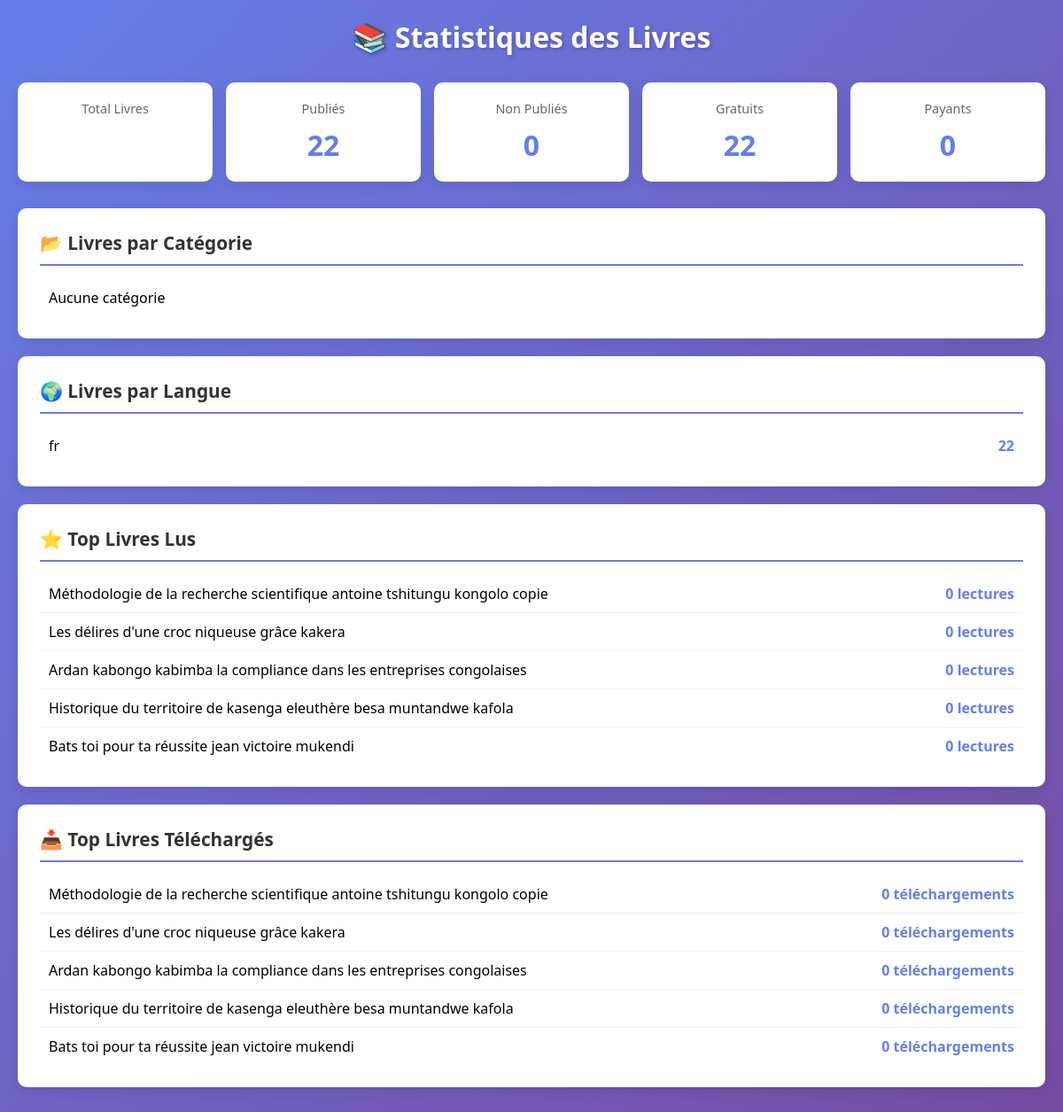
Before: /fr/book-statistics/ (signed in) with the older database file.
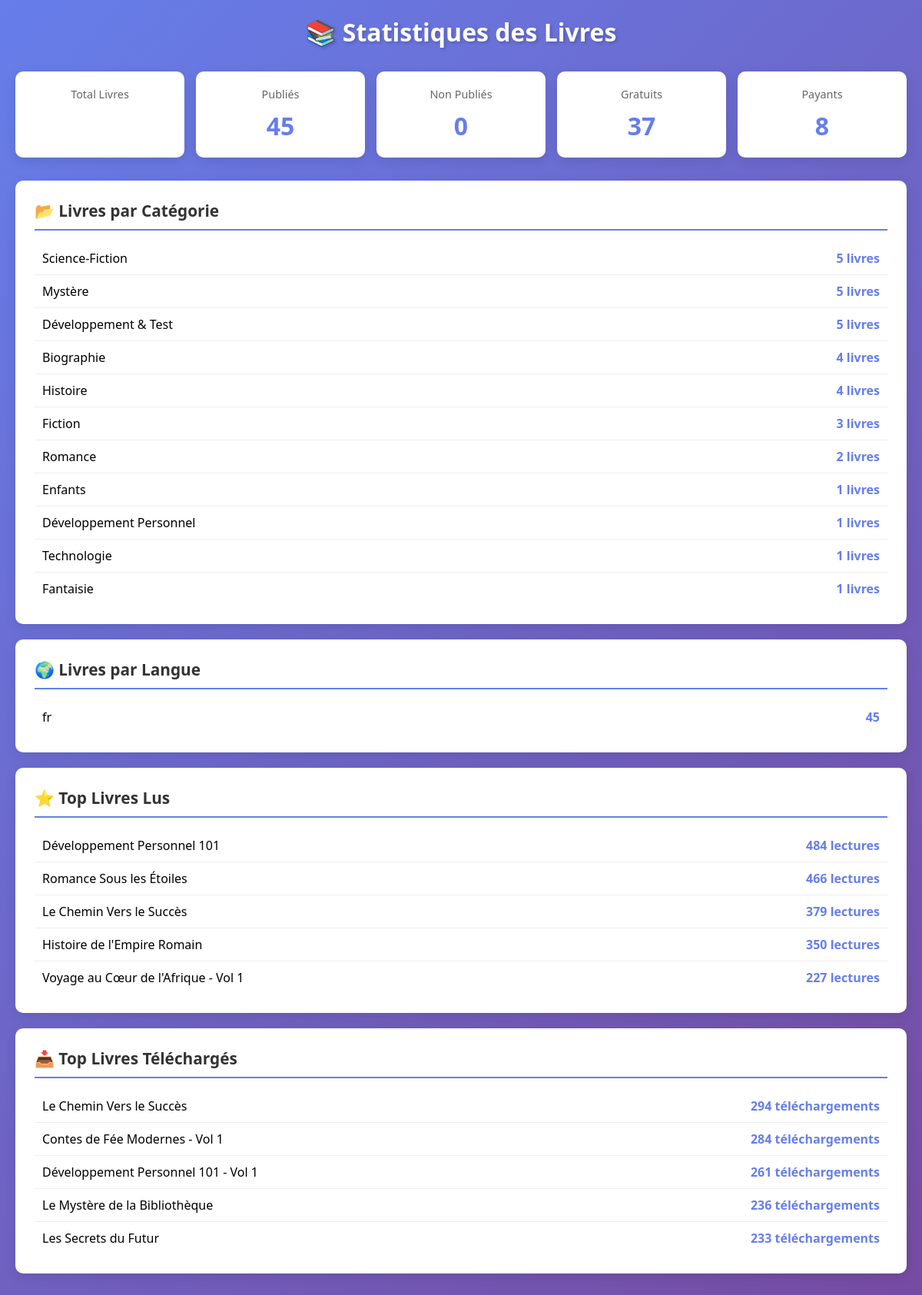
After: the same page with the newer database file.
### catalogue/models.py (models this page shows, shortened)
class Book(models.Model):
    GENRE_CHOICES = [
        ("fiction", _("Fiction")),
        ("non_fiction", _("Non-fiction")),
        ("science", _("Science")),
        ("history", _("Histoire")),
        ("biography", _("Biographie")),
        ("children", _("Enfants")),
        ("poetry", _("Poésie")),
        ("drama", _("Drame")),
        ("mystery", _("Mystère")),
        ("romance", _("Romance")),
        ("fantasy", _("Fantasy")),
        ("self_help", _("Développement personnel")),
        ("other", _("Autre")),
    ]
    LANGUAGE_CHOICES = [
        ("fr", _("Français")),
        ("en", _("Anglais")),
        ("ar", _("Arabe")),
        ("de", _("Allemand")),
        ("es", _("Espagnol")),
        ("pt", _("Portugais")),
        ("sw", _("Swahili")),
        ("other", _("Autre")),
    ]
    id = models.UUIDField(primary_key=True, default=uuid.uuid4, editable=False)
    title = models.CharField(_("Titre"), max_length=255)
    description = models.TextField(_("Description"), blank=True)
    isbn = models.CharField(_("ISBN"), max_length=20, unique=True)
    pages_count = models.PositiveIntegerField(_("Nombre de pages"), null=True, blank=True)
    publication_date = models.DateField(_("Date de publication"), null=True, blank=True)
    language = models.CharField(
        _("Langue"),
        max_length=10,
        choices=LANGUAGE_CHOICES,
        default="fr"
    )
    genre = models.CharField(
        _("Genre"),
        max_length=50,
        choices=GENRE_CHOICES,
        default="other"
    )
    cover = models.ImageField(
        _("Couverture"),
        upload_to="books/covers/%Y/%m/",
        null=True,
        blank=True
    )
    pdf_file = models.FileField(
        _("Fichier PDF"),
        upload_to="books/pdf/%Y/%m/",
        null=True,
        blank=True
    )
    epub_file = models.FileField(
        _("Fichier EPUB"),
        upload_to="books/epub/%Y/%m/",
        null=True,
        blank=True
    )
    price = models.DecimalField(
        _("Prix"),
        max_digits=8,
        decimal_places=2,
        default=0,
        validators=[MinValueValidator(0)]
    )
    discount_percentage = models.IntegerField(
        _("Pourcentage de réduction"),
        default=0,
        validators=[MinValueValidator(0), MaxValueValidator(100)]
    )
    is_paid = models.BooleanField(_("Payant"), default=False)
    free_pages_count = models.PositiveIntegerField(
        _("Nombre de pages libres"),
        default=0,
        help_text=_("Nombre de pages accessibles gratuitement (0 = aucune preview)")
    )
    downloads_count = models.PositiveIntegerField(_("Nombre de téléchargements"), default=0)
    reads_count = models.PositiveIntegerField(_("Nombre de lectures"), default=0)
    rating = models.DecimalField(
        _("Note"),
        max_digits=3,
        decimal_places=2,
        default=0,
        validators=[MinValueValidator(0), MaxValueValidator(5)]
    )
    rating_count = models.PositiveIntegerField(_("Nombre d'évaluations"), default=0)
    authors = models.ManyToManyField(Author, through="AuthorBook", related_name="books", blank=True)
    libraries = models.ManyToManyField(Library, through="LibraryBook", related_name="books", blank=True)
    is_published = models.BooleanField(_("Publié"), default=True)
    created_at = models.DateTimeField(_("Créé"), auto_now_add=True)
    updated_at = models.DateTimeField(_("Modifié"), auto_now=True)
    class Meta:
        verbose_name = _("Livre")
        verbose_name_plural = _("Livres")
        ordering = ["-created_at"]
        indexes = [
            models.Index(fields=["isbn"]),
            models.Index(fields=["title"]),
            models.Index(fields=["is_published"]),
            models.Index(fields=["genre"]),
        ]

class Category(models.Model):
    id = models.UUIDField(primary_key=True, default=uuid.uuid4, editable=False)
    name = models.CharField(_("Nom"), max_length=200, unique=True)
    description = models.TextField(_("Description"), blank=True)
    slug = models.SlugField(_("Slug"), unique=True)
    parent = models.ForeignKey(
        'self',
        on_delete=models.SET_NULL,
        null=True,
        blank=True,
        related_name='children',
        verbose_name=_("Catégorie parent")
    )
    icon = models.CharField(
        _("Icône"),
        max_length=50,
        blank=True,
        help_text=_("Nom d'icône FontAwesome (ex: fas fa-book)")
    )
    color = models.CharField(
        _("Couleur"),
        max_length=7,
        blank=True,
        help_text=_("Code couleur hex (ex: #FF5733)")
    )
    order = models.PositiveIntegerField(_("Ordre"), default=0)
    is_active = models.BooleanField(_("Actif"), default=True)
    created_at = models.DateTimeField(_("Créé"), auto_now_add=True)
    updated_at = models.DateTimeField(_("Modifié"), auto_now=True)
    class Meta:
        verbose_name = _("Catégorie")
        verbose_name_plural = _("Catégories")
        ordering = ['parent', 'order', 'name']
        indexes = [
            models.Index(fields=['slug']),
            models.Index(fields=['is_active']),
        ]

### catalogue/dashboard_views.py (the view)
# urls.py: path("book-statistics/", book_statistics, name='book_statistics'),
@staff_member_required
def book_statistics(request):
    published = Book.objects.filter(is_published=True).count()
    unpublished = Book.objects.filter(is_published=False).count()
    free = Book.objects.filter(is_paid=False).count()
    paid = Book.objects.filter(is_paid=True).count()
    by_category = Category.objects.annotate(
        book_count=Count('books')
    ).values('name', 'book_count').order_by('-book_count')
    by_language = Book.objects.values('language').annotate(
        count=Count('id')
    ).order_by('-count')
    by_genre = Book.objects.values('genre').annotate(
        count=Count('id')
    ).order_by('-count')
    top_read = Book.objects.all().order_by('-reads_count')[:5]
    top_downloaded = Book.objects.all().order_by('-downloads_count')[:5]
    price_stats = Book.objects.filter(is_paid=True).aggregate(
        avg_price=Avg('price'),
        min_price=Min('price'),
        max_price=Max('price'),
        total_price=Sum('price'),
    )
    context = {
        'page_title': 'Statistiques des Livres',
        'published': published,
        'unpublished': unpublished,
        'free': free,
        'paid': paid,
        'by_category': list(by_category),
        'by_language': list(by_language),
        'by_genre': list(by_genre),
        'top_read': top_read,
        'top_downloaded': top_downloaded,
        'price_stats': price_stats,
    }
    return render(request, 'admin/book_statistics.html', context)

### catalogue/context_processors.py (called while the page is built)
def site_configuration(request):
    return {
        'site_config': SiteConfiguration.load()
    }

def featured_books(request):
    try:
        books = Book.objects.annotate(
            popularity_score = (
                Coalesce(F('reads_count'), 0) * 0.3 +
                Coalesce(F('downloads_count'), 0) * 0.4 +
                (Coalesce(F('rating'), 0) * 30)
            )
        ).filter(is_published=True).order_by('-popularity_score', '-created_at')[:8]
    except Exception:
        books = Book.objects.filter(is_published=True).order_by('-created_at')[:8]
    return {'featured_books': books}

def site_categories(request):
    try:
        categories = Category.objects.all()[:10]
    except Exception:
        categories = []
    return {'site_categories': categories}

### catalogue/models.py (called while the page is built)
    @classmethod
    def load(cls):
        obj, created = cls.objects.get_or_create(pk=1)
        return obj

### config/pwa_config.py (called while the page is built)
    def __call__(self, request):
        response = self.get_response(request)
        response['Service-Worker-Allowed'] = '/'
        if request.path.startswith('/static/'):
            response['Cache-Control'] = f'public, max-age={PWAConfig.CACHE_MAX_AGE["static"]}'
        elif request.path.startswith('/media/'):
            response['Cache-Control'] = f'public, max-age={PWAConfig.CACHE_MAX_AGE["images"]}'
        elif request.path.startswith('/api/'):
            response['Cache-Control'] = f'public, max-age={PWAConfig.CACHE_MAX_AGE["api"]}'
        return response

### templates/admin/book_statistics.html (shortened to what this page needs)
<!DOCTYPE html>
<html lang="fr">
<head>
</head>
<body>
    <div class="container">
        <h1>📚 Statistiques des Livres</h1>
        <div class="stats-grid">
            <div class="stat-card">
                <div class="label">Total Livres</div>
            </div>
            <div class="stat-card">
                <div class="label">Publiés</div>
                <div class="value">{{ published }}</div>
            </div>
            <div class="stat-card">
                <div class="label">Non Publiés</div>
                <div class="value">{{ unpublished }}</div>
            </div>
            <div class="stat-card">
                <div class="label">Gratuits</div>
                <div class="value">{{ free }}</div>
            </div>
            <div class="stat-card">
                <div class="label">Payants</div>
                <div class="value">{{ paid }}</div>
            </div>
        </div>
        <div class="section">
            <h2>📂 Livres par Catégorie</h2>
            <ul class="item-list">
                {% for cat in by_category %}
                <li>
                    <span>{{ cat.name }}</span>
                    <strong>{{ cat.book_count }} livres</strong>
                </li>
                {% empty %}
                <li>Aucune catégorie</li>
                {% endfor %}
            </ul>
        </div>
        <div class="section">
            <h2>🌍 Livres par Langue</h2>
            <ul class="item-list">
                {% for lang in by_language %}
                <li>
                    <span>{{ lang.language|default:"Non spécifiée" }}</span>
                    <strong>{{ lang.count }}</strong>
                </li>
                {% empty %}
                <li>Aucune donnée</li>
                {% endfor %}
            </ul>
        </div>
        <div class="section">
            <h2>⭐ Top Livres Lus</h2>
            <ul class="item-list">
                {% for book in top_read %}
                <li>
                    <span>{{ book.title }}</span>
                    <strong>{{ book.reads_count }} lectures</strong>
                </li>
                {% empty %}
                <li>Aucun livre</li>
                {% endfor %}
            </ul>
        </div>
        <div class="section">
            <h2>📥 Top Livres Téléchargés</h2>
            <ul class="item-list">
                {% for book in top_downloaded %}
                <li>
                    <span>{{ book.title }}</span>
                    <strong>{{ book.downloads_count }} téléchargements</strong>
                </li>
                {% empty %}
                <li>Aucun livre</li>
                {% endfor %}
            </ul>
        </div>
    </div>
</body>
</html>

### templates/admin/book_statistics.html (style rules this page uses)
* { margin: 0; padding: 0; box-sizing: border-box; }
body { font-family: 'Segoe UI', Tahoma, Geneva, Verdana, sans-serif; background: linear-gradient(135deg, #667eea 0%, #764ba2 100%); min-height: 100vh; padding: 20px; }
.container { max-width: 1200px; margin: 0 auto; }
h1 { color: white; text-align: center; margin-bottom: 30px; text-shadow: 2px 2px 4px rgba(0, 0, 0, 0.2); }
.stats-grid { display: grid; grid-template-columns: repeat(auto-fit, minmax(200px, 1fr)); gap: 15px; margin-bottom: 30px; }
.stat-card { background: white; border-radius: 10px; padding: 20px; text-align: center; box-shadow: 0 4px 15px rgba(0, 0, 0, 0.1); }
.stat-card .label { font-size: 0.9em; color: #666; margin-bottom: 10px; }
.stat-card .value { font-size: 2em; font-weight: bold; color: #667eea; }
.section { background: white; border-radius: 10px; padding: 25px; margin-bottom: 20px; box-shadow: 0 4px 15px rgba(0, 0, 0, 0.1); }
.section h2 { font-size: 1.3em; color: #333; margin-bottom: 15px; border-bottom: 2px solid #667eea; padding-bottom: 10px; }
.item-list { list-style: none; }
.item-list li { padding: 10px; border-bottom: 1px solid #eee; display: flex; justify-content: space-between; align-items: center; }
.item-list li:last-child { border-bottom: none; }
.item-list strong { color: #667eea; }

Changed rows visible on the page:
no longer on this page (row unchanged): Book: title "Méthodologie de la recherche scientifique antoine tshitungu kongolo copie", reads_count "0", downloads_count "0"
no longer on this page (row unchanged): Book: title "Les délires d'une croc niqueuse grâce kakera", reads_count "0", downloads_count "0"
no longer on this page (row unchanged): Book: title "Ardan kabongo kabimba la compliance dans les entreprises congolaises", reads_count "0", downloads_count "0"
no longer on this page (row unchanged): Book: title "Historique du territoire de kasenga eleuthère besa muntandwe kafola", reads_count "0", downloads_count "0"
no longer on this page (row unchanged): Book: title "Bats toi pour ta réussite jean victoire mukendi", reads_count "0", downloads_count "0"
added Category: name "Science-Fiction", book_count "5"
added Category: name "Mystère", book_count "5"
added Category: name "Développement & Test", book_count "5"
added Category: name "Biographie", book_count "4"
added Category: name "Histoire", book_count "4"
added Category: name "Fiction", book_count "3"
added Category: name "Romance", book_count "2"
added Category: name "Enfants", book_count "1"
added Category: name "Développement Personnel", book_count "1"
added Category: name "Technologie", book_count "1"
added Category: name "Fantaisie", book_count "1"
added Book: title "Développement Personnel 101", reads_count "484", shown under "⭐ Top Livres Lus"
added Book: title "Romance Sous les Étoiles", reads_count "466", shown under "⭐ Top Livres Lus"
added Book: title "Le Chemin Vers le Succès", reads_count "379", downloads_count "294"
added Book: title "Histoire de l'Empire Romain", reads_count "350", shown under "⭐ Top Livres Lus"
added Book: title "Voyage au Cœur de l'Afrique - Vol 1", reads_count "227", shown under "⭐ Top Livres Lus"
added Book: title "Contes de Fée Modernes - Vol 1", downloads_count "284", shown under "📥 Top Livres Téléchargés"
added Book: title "Développement Personnel 101 - Vol 1", downloads_count "261", shown under "📥 Top Livres Téléchargés"
added Book: title "Le Mystère de la Bibliothèque", downloads_count "236", shown under "📥 Top Livres Téléchargés"
added Book: title "Les Secrets du Futur", downloads_count "233", shown under "📥 Top Livres Téléchargés"
Other visible differences:
{{ published }}: "22" → "45"
{{ free }}: "22" → "37"
{{ paid }}: "0" → "8"
new list line: "fr 45"
text no longer shown: "Aucune catégorie"
list line gone: "fr 22"
